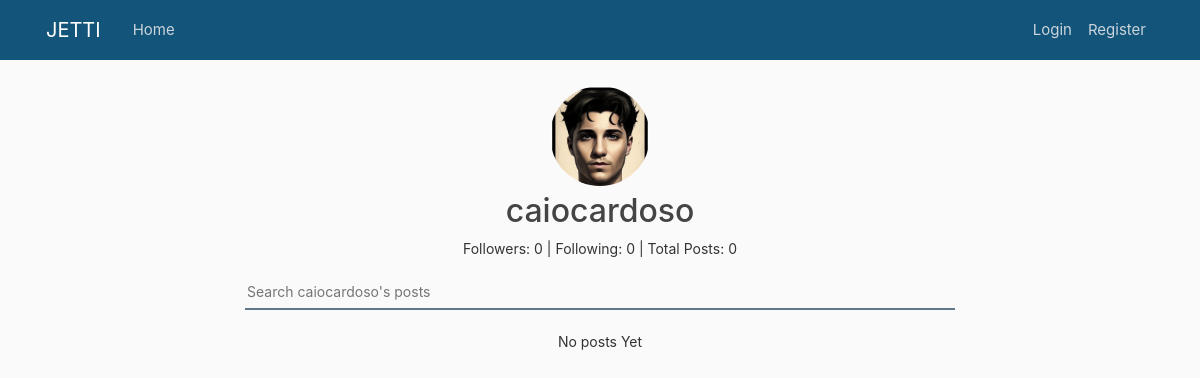
Before: /profile/id/1 with the older database file.
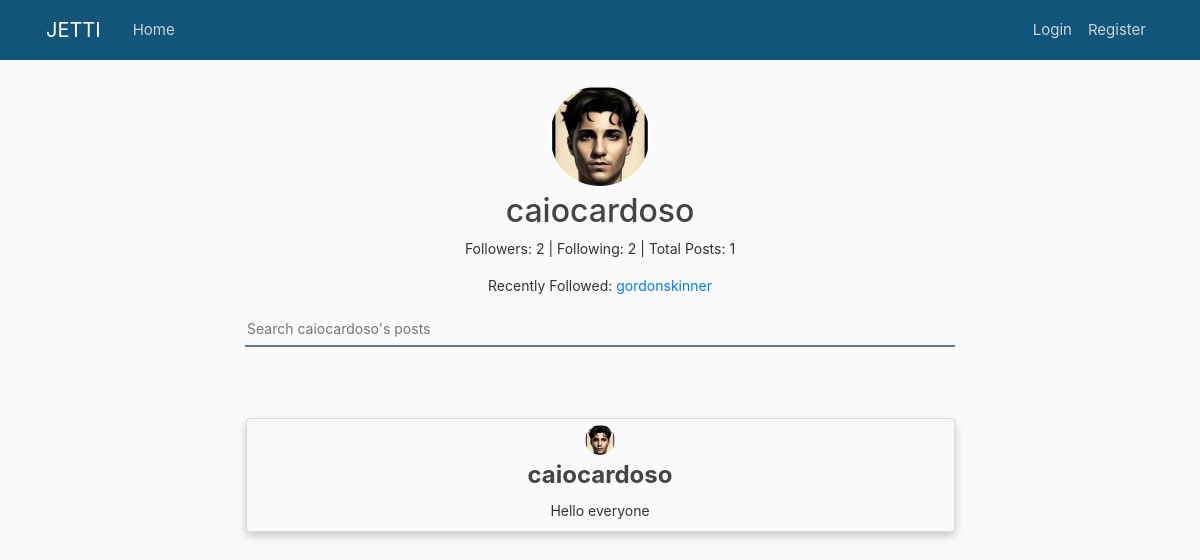
After: the same page with the newer database file.
### application/models.py (models this page shows, shortened)
class User(db.Model, UserMixin):
    id = db.Column(db.Integer, primary_key=True)
    first_name = db.Column(db.String(20), nullable=False)
    last_name = db.Column(db.String(20), nullable=False)
    username = db.Column(db.String(20), unique=True, nullable=False)
    email = db.Column(db.String(30), unique=True, nullable=False)
    image_file = db.Column(db.String(20), nullable=False, default='default.jpg')
    password = db.Column(db.String(60), nullable=False)
    type = db.Column(db.String(20), nullable=False, default='None')
    funds = db.Column(db.Float, nullable=False, default=0.00)
    follows = db.relationship(
        'User', secondary=followers,
        primaryjoin=(followers.c.user_id == id),
        secondaryjoin=(followers.c.followed_id == id),
        backref=db.backref('followers', lazy=True), lazy=True)
    posts = db.relationship('Post', backref='author', lazy=True)
    companies = db.relationship('Company', backref='founder', lazy=True)
    investments = db.relationship('Investment', backref='investor', lazy=True)
    notifs = db.relationship('Notif', backref='notif_for', lazy=True)
    notif_count = db.Column(db.Integer, default=0)

class Post(db.Model):
    id = db.Column(db.Integer, primary_key=True)
    title = db.Column(db.String(100), nullable=False)
    date_posted = db.Column(db.DateTime, nullable=False, default=datetime.utcnow)
    content = db.Column(db.Text, nullable=False)
    media = db.Column(db.String(30), nullable=True)
    type = db.Column(db.String(20), nullable=False, default='None')
    user_id = db.Column(db.Integer, db.ForeignKey('user.id'), nullable=False)
    liked = db.relationship("User", secondary=likes)
    comments = db.relationship('Comment', backref='post', lazy=True)
    notifs = db.relationship('Notif', backref='post', lazy=True)

### application/routes.py (the view)
@app.route("/profile/id/<int:user_id>")
def profile(user_id):
    user = User.query.get_or_404(int(user_id))
    return render_template("profile.html", title=f"{user.username} - Profile", user=user, len=len)

### application/templates/profile.html (shortened to what this page needs)
{% extends "layout.html" %}
{% block content %}
<header>
      <center>
      <div class="navbar-search">
        <img class="img-responsive rounded-circle" src="{{ url_for('static', filename='profile_pics/' + user.image_file) }}" style="width:100px; height:100px; margin:6px">
        <h2>{{ user.username }}</h2>
        <p>Followers: {{ len(user.followers) }} | Following: {{ len(user.follows) }} | Total Posts: {{ len(user.posts) }}</p>
        {% if len(user.follows) > 0 %}
        <p>Recently Followed: <a href="{{ url_for('profile', user_id=user.follows[-1].id) }}">{{ user.follows[-1].username }}</a></p>
        {% endif %}
        <form action="" method="post">
          <input type="text" placeholder="Search {{ user.username }}'s posts">
        </form><br>
      </div>
      </center>
</header>
    <center>
    <div class="content">
    {% if user.posts %}
    {% for post in user.posts %}
        {% if post.type == 'vid' %}
        <div class="card" style="align:center;">
          <center>
          <video src="{{ url_for('static', filename=post.content) }}" controls></video>
            <div class="container">
              <h4><b>{{ post.author }}</b></h4>
              <p>{{ post.title }}</p>
            </div>
          </center>
        </div>
        {% else %}
        <div class="card" style="padding-top: 0;padding-right: 0;padding-bottom: 0;padding-left: 0; align:center;">
          {% if post.media %}
          <div class="container" style="padding:0px; text-align: center;">
              <a href="{{ url_for('get_post', post_id=post.id) }}" style="text-decoration:none;">
              <div class="author-box" style="padding-left:0px;">
                  <img class="img-responsive rounded-circle" src="{{ url_for('static', filename='profile_pics/' + post.author.image_file) }}" style="width:30px; height:30px; margin:6px">
                  <h4><b>{{ post.author.username }}</b></h4>
              </div>
              <div class="content-box">
              <img src="{{ url_for('static', filename='user_uploads/' + post.media) }}">
              </div></a>
              <p style="margin:10px; text-align: center;">{{ post.content }}</p>
          </div>
          {% else %}
          <div class="container" style="padding:0px; text-align: center;">
            <a href="{{ url_for('get_post', post_id=post.id) }}" style="text-decoration:none;">
            <div class="author-box" style="padding-left:0px;">
              <img class="img-responsive rounded-circle" src="{{ url_for('static', filename='profile_pics/' + post.author.image_file) }}" style="width:30px; height:30px; margin:6px">
              <h4><b>{{ post.author.username }}</b></h4>
            </div></a>
          <p style="margin:10px">{{ post.content }}</p>
          </div>
          {% endif %}
        </div>
        {% endif %}
    {% endfor %}
    {% else %}
    <div><a>No posts Yet</a></div>
    {% endif %}
    </div>
    </center>
{% endblock content %}

### application/templates/layout.html (shortened to what this page needs)
<!DOCTYPE html>
<html>
<head>
    <link rel="stylesheet" href="https://maxcdn.bootstrapcdn.com/bootstrap/4.0.0/css/bootstrap.min.css">
    <link rel="stylesheet" href="https://stackpath.bootstrapcdn.com/bootstrap/4.5.0/css/bootstrap.min.css">
    <link rel="stylesheet" type="text/css" href="{{ url_for('static', filename='second.css') }}">
    <link rel="stylesheet" type="text/css" href="{{ url_for('static', filename='main.css') }}">
</head>
<body>
    {% block header %}
    <header class="site-header">
      <nav class="navbar navbar-expand-md navbar-dark fixed-top" style="font-size: 15px">
        <div class="container">
          <a class="navbar-brand mr-4" href="/">JETTI</a>
          <div class="collapse navbar-collapse" id="navbarToggle">
            <div class="navbar-nav mr-auto">
              <a class="nav-item nav-link" href="/">Home</a>
            </div>
            <div class="navbar-nav">
              {% if current_user.is_authenticated %}
              <a class="nav-item nav-link" href="/account">Account</a>
              <a class="nav-item nav-link" href="/logout">Logout</a>
                <a href="/profile/id/{{ current_user.id }}"><img class="img-responsive rounded-circle" src="{{ url_for('static', filename='profile_pics/' + current_user.image_file) }}" style="width:30px; height:30px; margin:6px"></a>
              {% else %}
              <a class="nav-item nav-link" href="/login">Login</a>
              <a class="nav-item nav-link" href="/selection">Register</a>
              {% endif %}
            </div>
          </div>
        </div>
      </nav>
    </header>
    {% endblock %}
          {% block content %}
          {% endblock %}
</body>
</html>

### application/static/second.css (style rules this page uses)
body { background:rgba(var(--b3f,250,250,250),1); color: #333333; font-size: 14px; }
.navbar { background-color: white; }

### application/static/main.css (style rules this page uses)
body { background: #fafafa; color: #333333; margin-top: 5rem; }
h1, h2, h3, h4, h5, h6 { color: #444444; }
.site-header .navbar-nav .nav-link { color: #cbd5db; }
.card { width: 709px; height: auto; background: #fafafa; box-shadow: 0 4px 8px 0 rgba(0,0,0,0.2); transition: 0.3s; margin: 50px; padding: 7px }
img { object-fit: cover; width: 100%; height: auto; }
.author-box { padding: 0px; }
.container { padding: 2px 16px; }

### application/templates/layout.html (style rules this page uses)
.navbar { background: #5f788a; transition: .75s; transition-timing-function: ease-out; }

### application/templates/profile.html (style rules this page uses)
.navbar-search input { width: 710px; background-color: #fafafa; height: 35px; border: none; border-bottom: 2px solid #5f788a; -webkit-transition: 0.5s; transition: 0.5s; outline: none; }

Changed rows visible on the page:
added User: username "gordonskinner"
added Post: image_file (picture), author.username "caiocardoso", content "Hello everyone"
Other visible differences:
{{ len(user.followers) }}: "0" → "2"
{{ len(user.follows) }}: "0" → "2"
{{ len(user.posts) }}: "0" → "1"
text no longer shown: "No posts Yet"
text now shown: "Recently Followed:"
